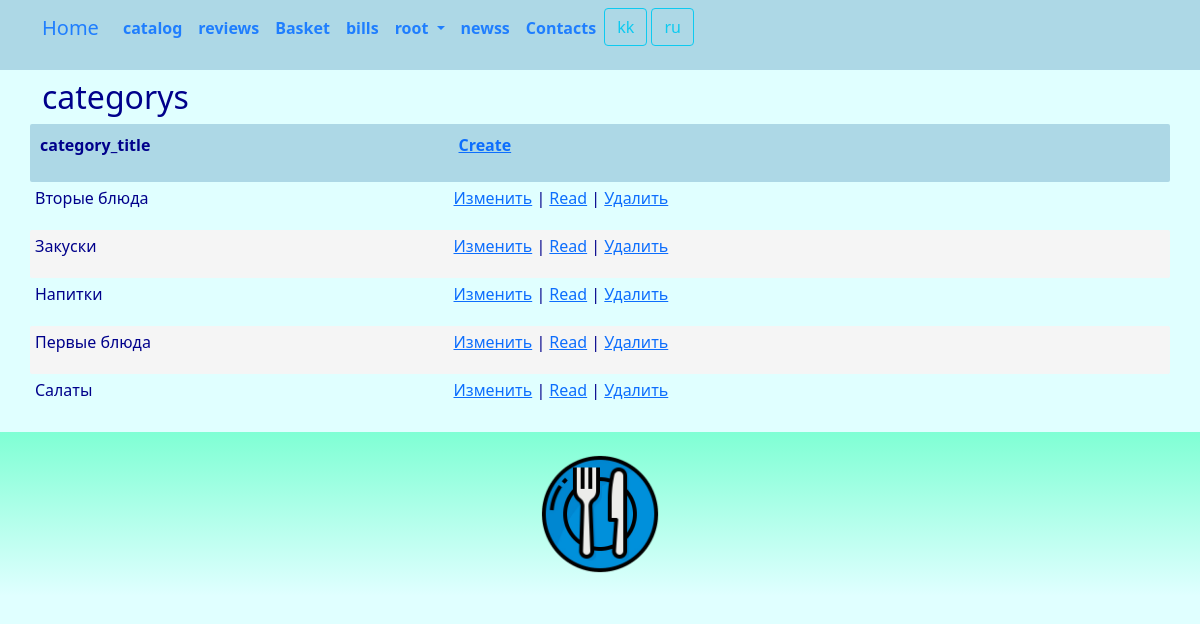
/category/index/ (signed in), run on the app's committed database.
### star/models.py (models this page shows, shortened)
class Category(models.Model):
    title = models.CharField(_('category_title'), max_length=128, unique=True)
    class Meta:
        db_table = 'category'

### star/views.py (the view)
# urls.py: path('category/index/', views.category_index, name='category_index'),
@login_required
@group_required("Managers")
def category_index(request):
    try:
        category = Category.objects.all().order_by('title')
        return render(request, "category/index.html", {"category": category,})
    except Exception as exception:
        print(exception)
        return HttpResponse(exception)

### star/views.py (called while the page is built)
def group_required(*group_names):
    def in_groups(u):
        if u.is_authenticated:
            if bool(u.groups.filter(name__in=group_names)) | u.is_superuser:
                return True
        return False
    return user_passes_test(in_groups, login_url='403')

### templates/category/index.html (shortened to what this page needs)
{% extends "base.html" %}
{% load i18n %}
{% block content %}
<h2>{% trans "categorys" %}</h2>
{% if category.count > 0 %}
<div class="row">
	<table id="myTable" class="table-manager" style="width:100%">
		<thead>
			<tr>
				<th><p>{% trans "category_title" %}</p></th>
				<th><p><a href="{% url 'category_create'%}">{% trans "Create" %}</a></p></th>
			</tr>
		</thead>
		<tbody>
			{% for n in category %}
			<tr>
				<td>
					<p>{{ n.title }}</p>
				</td>
				<td>
					<p>
					<a href="{% url 'category_edit' n.id %}">{% trans "Change" %}</a> |
					<a href="{% url 'category_read' n.id %}">{% trans "Read" %}</a> |
					<a onclick="return confirm('Удалить запись?')" href="{% url 'category_delete' n.id %}">{% trans "Delete" %}</a>
					</p>
				</td>
			</tr>
			{% endfor %}
		</tbody>
	</table>
</div>
{% else %}
<a href="{% url 'category_create'%}">{% trans "Create" %}</a>
{% endif %}
{% endblock content %}

### templates/base.html (shortened to what this page needs)
{% load static %}
{% load i18n %}
<html>
<head>
	<link href="https://cdn.jsdelivr.net/npm/bootstrap@5.0.2/dist/css/bootstrap.min.css" rel="stylesheet">
	<link rel="stylesheet" href="{% static 'css/styles.css' %}" />
	<link rel="stylesheet" href="{% static 'css/choosen.css' %}" />
</head>
<nav class="navbar navbar-expand-lg justify-content-center">
	<div class="container">
		<div class="collapse navbar-collapse" id="mainMenu">
			<ul class="navbar-nav me-auto mb-2 mb-lg-0">
				<a class="navbar-brand" href="{{ HTTP_HOST }}/">{% trans "Home" %}</a>
				<li class="nav-item">
					<a class="nav-link" href="{% url 'catalog_list' %}">{% trans "catalog" %}</a>
				</li>
				<li class="nav-item">
					<a class="nav-link" href="{% url 'review_list' %}">{% trans "reviews" %}</a>
				</li>
				{% if user.is_authenticated %}
				<li class="nav-item">
					<a class="nav-link" href="{% url 'basket' %}">{% trans "Basket" %}</a>
				</li>
				<li class="nav-item">
					<a class="nav-link" href="{% url 'bill_index' %}">{% trans "bills" %}</a>
				</li>
				<li class="nav-item dropdown">
					<a class="nav-link dropdown-toggle" href="#" id="navbarDropdown" role="button" data-bs-toggle="dropdown" aria-expanded="false">
						{{ user.username }}
					</a>
				</li>
				{% else %}
				<form class="form-inline ml-auto">
					<a href="{% url 'login' %}" class="btn btn-outline-secondary">{% trans "Log In" %}</a>
					<a href="{% url 'signup' %}" class="btn btn-primary ml-2">{% trans "Sign up" %}</a>
				</form>
				{% endif %}
				<li class="nav-item">
					<a class="nav-link" href="{% url 'news_list' %}">{% trans "newss" %}</a>
				</li>
				<li class="nav-item">
					<a class="nav-link" href="{% url 'contact' %}">{% trans "Contacts" %}</a>
				</li>
				<form action="{% url 'set_language' %}" method="post">
					{% get_current_language as LANGUAGE_CODE %}
					{% get_available_languages as LANGUAGES %}
					{% get_language_info_list for LANGUAGES as languages %}
					{% for language in languages %}
					<button type="submit" class="btn btn-outline-info" name="language" value="{{ language.code }}">
						{{ language.code }}
					</button>
					{% endfor %}
				</form>
			</ul>
		</div>
	</div>
</nav>
<body>
	<div class="container">
		{% block content%}{% endblock content %}
	</div>
</body>
<footer class="container-fluid text-center bg-lightgray">
	<div class="copyrights">
		<img src="{% static 'images/logo.png' %}" alt="logo" style="height:144px; padding: 10px;">
	</div>
</footer>
<link rel="stylesheet" href="https://cdn.datatables.net/1.11.2/css/jquery.dataTables.min.css">
<link href="{% static 'css/jquery.fancybox.min.css' %}" rel="stylesheet">
</html>

### static/css/styles.css (style rules this page uses)
:root { --navbar-background-color: LightBlue; --navbar-text-color: #1F7EFE; --main-background-color-light: LightCyan; --main-background-color-dark: LightBlue; --main-text-color: DarkBlue; --main-header-color: DarkBlue; --main-text-attention-color: Purple; --footer-background-color-light: LightCyan; --footer-background-color-dark: Aquamarine; --footer-text-color: Teal; --card-background-color-light: LightCyan; --card-background-color-dark: LightBlue; --card-text-color: SeaGreen; --table-background-color-light: LightCyan; --table-background-color-dark: #F5F5F5; --table-text-color: DarkBlue; --star-size: 30px; --star-color: LightYellow; --star-background: Yellow ; }
.navbar { background-color: var(--navbar-background-color); color: var(--navbar-text-color); }
.navbar .navbar-nav, .navbar .navbar-nav .navbar-text { color: var(--navbar-text-color); }
.navbar ul { background-color: var(--navbar-background-color); color: var(--navbar-text-color); }
.navbar li { background-color: var(--navbar-background-color); color: var(--navbar-text-color); }
.navbar a { background-color: var(--navbar-background-color); color: var(--navbar-text-color); }
.navbar-brand { background-color: var(--navbar-background-color); color: var(--navbar-text-color); }
.nav-item { background-color: var(--navbar-background-color); color: var(--navbar-text-color); font-weight: bold; }
body { background-color: var(--main-background-color-light); }
h1, h2, h3, h4, h5, h6 { color: var(--main-header-color); }
p, ul, li, label { color: var(--main-text-color); }
.table-manager tbody { width: 100%; background-color: var(--main-background-color-light); border: none; margin-top: 20px; margin-bottom: 20px; }
.table-manager thead th { background-color: var(--main-background-color-dark); color: var(--main-text-color); font-weight: bold; text-align: left; padding: 10px; }
.table-manager thead tr th:first-child { border-radius: 2px 0 0 2px; }
.table-manager thead tr th:last-child { border-radius: 0 2px 2px 0; }
.table-manager tbody td { text-align: left; border: none; padding: 5px 5px; vertical-align: top; }
.table-manager tbody tr:nth-child(odd) { background: var(--table-background-color-light); }
.table-manager tbody tr:nth-child(even) { background: var(--table-background-color-dark); }
.table-manager tbody tr td:first-child { border-radius: 2px 0 0 2px; }
.table-manager tbody tr td:last-child { border-radius: 0 2px 2px 0; }
footer { background-image: linear-gradient(top, var(--footer-background-color-dark), var(--footer-background-color-light)); background-image: -o-linear-gradient(top, var(--footer-background-color-dark), var(--footer-background-color-light)); background-image: -moz-linear-gradient(top, var(--footer-background-color-dark), var(--footer-background-color-light)); background-image: -webkit-linear-gradient(top, var(--footer-background-color-dark), var(--footer-background-color-light)); margin-top: 10px; padding: 10px; }

### data on the page
Category: title "Вторые блюда"
Category: title "Закуски"
Category: title "Напитки"
Category: title "Первые блюда"
Category: title "Салаты"

### other printed values
{{ user.username }} "root"
{{ language.code }} "kk" "ru"
